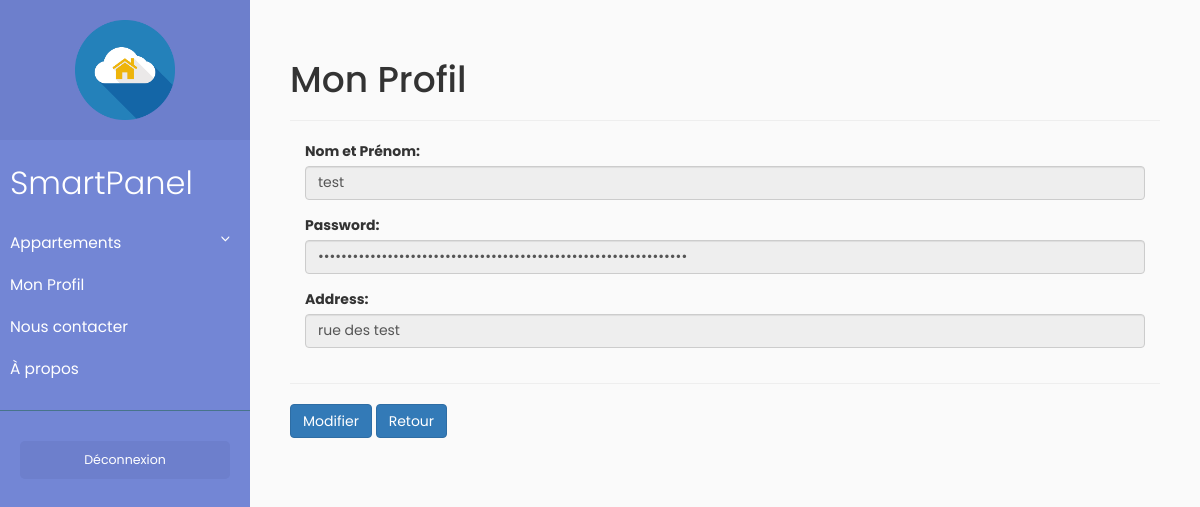
Page /index.php?cible=Myprofile (signed in) on the earlier database version.
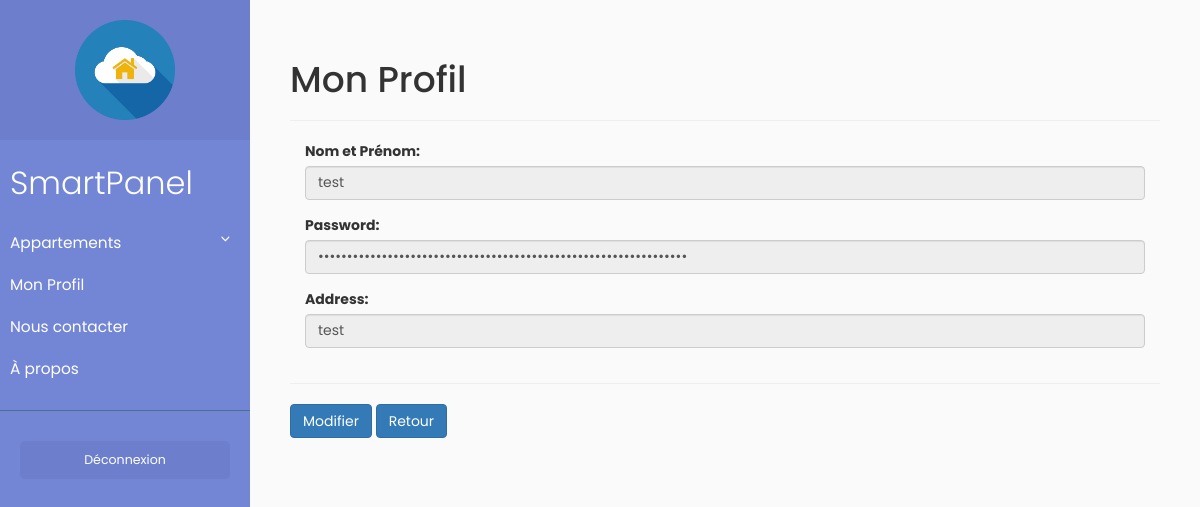
Same page on the later database version.
### tables this page shows
CREATE TABLE `user` (
  `User_Id` varchar(13) NOT NULL,
  `Username` varchar(20) NOT NULL,
  `Password` varchar(64) NOT NULL,
  `FullName` varchar(50) NOT NULL,
  `IsAdmin` tinyint(1) NOT NULL
);

CREATE TABLE `appartment` (
  `Name` varchar(20) NOT NULL,
  `ApptId` int(11) NOT NULL,
  `Address` varchar(255) NOT NULL,
  `NumberRooms` tinyint(4) NOT NULL,
  `User_Id` varchar(13) NOT NULL
);

### Modele/statutAdministrateur.php (called while the page is built, shortened)
<?php
    function estAdministrateur($db, $User_Id) {
      $reponse = $db->query('SELECT IsAdmin FROM user WHERE User_Id="'.$User_Id.'"');
      $reponse2=$reponse->fetch();
      return $reponse2;
    }
?>

### Controleur/request_profile.php (called while the page is built, shortened)
<?php
$USER = $_SESSION['User_Id'];
require("Modele/profile.php");
$reponse_1 = Fullname ($db,$USER);
$reponse_1->setFetchMode(\PDO::FETCH_NUM);
while($row = $reponse_1->fetch(\PDO::FETCH_ASSOC)){
    $data_1 = $row['Fullname'];
}
$reponse_2 = User_Id ($db,$USER);
$reponse_3 = Password ($db,$USER);
$reponse_3->setFetchMode(\PDO::FETCH_NUM);
while($row = $reponse_3->fetch(\PDO::FETCH_ASSOC)){
    $data_3 = $row['Password'];
}
$reponse_4 = Address ($db,$USER);
$reponse_4->setFetchMode(\PDO::FETCH_NUM);
while($row = $reponse_4->fetch(\PDO::FETCH_ASSOC)){
    $data_4 = $row['Address'];
}
?>

### Modele/profile.php (called while the page is built, shortened)
<?php
    function Fullname($db,$USER){
        $reponse_1 = $db->query('SELECT Fullname FROM user WHERE User_Id="'.$USER.'"');
    	return $reponse_1;
    	}
    function User_Id($db,$USER){
    	$reponse_2 = $db->query('SELECT User_Id FROM user WHERE User_Id="'.$USER.'"');
    	return $reponse_2;
    	}
    function Password($db,$USER){
    	$reponse_3 = $db->query('SELECT Password FROM user WHERE User_Id="'.$USER.'"');
        return $reponse_3;
    	}
    function Address($db,$USER){
    	$reponse_4 = $db->query('SELECT Address FROM appartment WHERE User_Id="'.$USER.'"');
        return $reponse_4;
    	}
  ?>

### Vue/Myprofile.php (the view)
<?php
require("Controleur/request_profile.php");
$contenu = '
<!DOCTYPE html>
<html>
<head>
    <meta charset="utf-8">
    <meta name="viewport" content="width=device-width, initial-scale=1.0">
    <meta http-equiv="X-UA-Compatible" content="IE=edge">
	<title>My Profile Page</title>
	<style type="text/css">
	</style>
</head>
<body>
	<h1 class="h1"> Mon Profil</h1>
	<hr/>
	<div class="container-fluid">
		<div class="profiles">
			<form>
		     <div class="form-group">
		       <label for="usr">Nom et Prénom:</label>
		       <input type="text" class="form-control" name="Nom" value="'.$data_1.'"readonly="true">
		     </div>
		       <div class="form-group">
		       <label for="usr">Password:</label>
		       <input type="password" class="form-control" name="password" value="'.$data_3.'" readonly="true">
		     </div>
			  <div class="form-group">
		       <label for="usr">Address:</label>
		       <input type="text" class="form-control" name="Post" value="'.$data_4.'" readonly="true">
		     </div>
		   </form>
		</div>
	</div>
<hr/>
  <a href="index.php?cible=Gérer"><button type="button" class="btn btn-primary">Modifier</button>
	<a href="index.php"><button type="button" class="btn btn-primary">Retour</button>
</body>
</html>
 ';
include('gabarit.php');
?>

### index.php (shortened to what this page needs)
<?php
  require("Vue/commun.php");
  if (isset($_GET['cible']) && $_GET['cible'] == "inscription") {
    include("Vue/inscription/inscription.php");
  }else if (isset($_GET['cible']) && $_GET['cible'] == "inscriptionValidation") {
      include("Controleur/inscription.php");
  }else if(!isset($_SESSION["User_Id"])) {
    include("Controleur/connexion.php");
  } else {
    include("Modele/statutAdministrateur.php");
    $estAdministrateur = estAdministrateur($db, $_SESSION['User_Id'])['IsAdmin'];
    if ($estAdministrateur == 0) {
        if(isset($_GET['cible'])) {
          if ($_GET['cible'] == "apt") {
            include("Vue/apartement/apartement.php");
          }
            else if ($_GET['cible'] == "etape1"){
                include("Modele/utilisateurs.php");
                $reponse = utilisateurs($db);
                include("Vue/etape1.php");
            } else if ($_GET['cible'] == "etape2"){
                include("Vue/etape2.php");
            } else if ($_GET['cible'] == "etape3"){
                include("Vue/etape3.php");
            } else if ($_GET['cible'] == "Myprofile"){
                  include("Vue/Myprofile.php");
            } else if ($_GET['cible'] == "nouscontacter"){
                  include("Vue/nous_contacter/nous_contacter.php");
            } else if ($_GET['cible'] == "about"){
                include("Vue/about/about.php");
            } else if ($_GET['cible'] == "Gérer"){
                  include("Vue/Edit.php");
           } else if ($_GET['cible'] == "modi") {
                  include("Controleur/modi_profile.php");
           } else if ($_GET['cible'] == "submit"){
                  include("Controleur/SendMail.php");
           }
        } else {
            include("Vue/404/404.php");
          }
      }
    }

### gabarit.php (shortened to what this page needs)
<!DOCTYPE html>
<html>
    <head>
        <link rel="stylesheet" href="bootstrap/bootstrap.min.css">
        <link rel="stylesheet" href="css/structure.css">
        <link rel="stylesheet" href="jQuery/jquery.mCustomScrollbar.min.css">
    </head>
    <body>
        <div class="wrapper">
            <nav id="sidebar">
                <div class="sidebar-header">
                    <img src = "Images/Logo_APP.png" height="100" width="100" style="display : block; margin : auto">
                </div>
                <ul class="list-unstyled components">
                    <p><font size="6">SmartPanel</font></p>
                    <li>
                        <a href="#homeSubmenu" data-toggle="collapse" aria-expanded="false">Appartements</a>
                    </li>
                    <li>
                        <a href="index.php?cible=Myprofile">Mon Profil</a>
                    </li>
                    <li>
                        <a href="index.php?cible=nouscontacter">Nous contacter</a>
                    </li>
                    <li>
                        <a href="index.php?cible=about">À propos </a>
                    </li>
                </ul>
                <ul class="list-unstyled CTAs">
                    <li><a href="index.php?cible=deconnexion" class="article">Déconnexion</a></li>
                </ul>
            </nav>
            <div id="content">
                <div id="contenu">
                <?php if (!empty($contenu)) {
            		    echo($contenu);
            		}?>
                </div>
            </div>
    </body>
</html>

### css/structure.css (style rules this page uses)
body { font-family: 'Poppins', sans-serif; background: #fafafa; }
p { font-family: 'Poppins', sans-serif; font-size: 1.1em; font-weight: 300; line-height: 1.7em; color: #999; }
a, a:hover, a:focus { color: inherit; text-decoration: none; transition: all 0.3s; }
#sidebar { width: 250px; position: fixed; top: 0; left: 0; height: 100vh; z-index: 999; background: #7386D5; color: #fff; transition: all 0.3s; }
#sidebar .sidebar-header { padding: 20px; background: #6d7fcc; }
#sidebar ul.components { padding: 20px 0; border-bottom: 1px solid #47748b; }
#sidebar ul p { color: #fff; padding: 10px; }
#sidebar ul li a { padding: 10px; font-size: 1.1em; display: block; }
a[data-toggle="collapse"] { position: relative; }
a[aria-expanded="false"]::before, a[aria-expanded="true"]::before { content: '\e259'; display: block; position: absolute; right: 20px; font-family: 'Glyphicons Halflings'; font-size: 0.6em; }
ul.CTAs { padding: 20px; }
ul.CTAs a { text-align: center; font-size: 0.9em !important; display: block; border-radius: 5px; margin-bottom: 5px; }
a.article, a.article:hover { background: #6d7fcc !important; color: #fff !important; }
#content { width: calc(100% - 250px); padding: 40px; min-height: 100vh; transition: all 0.3s; position: absolute; top: 0; right: 0; }

### gabarit.php (style rules this page uses)
ul li { list-style-type: none; }

Differences in the rows shown:
no longer on this page (row unchanged): appartment: Post "rue des test"
added appartment: Post "test"
